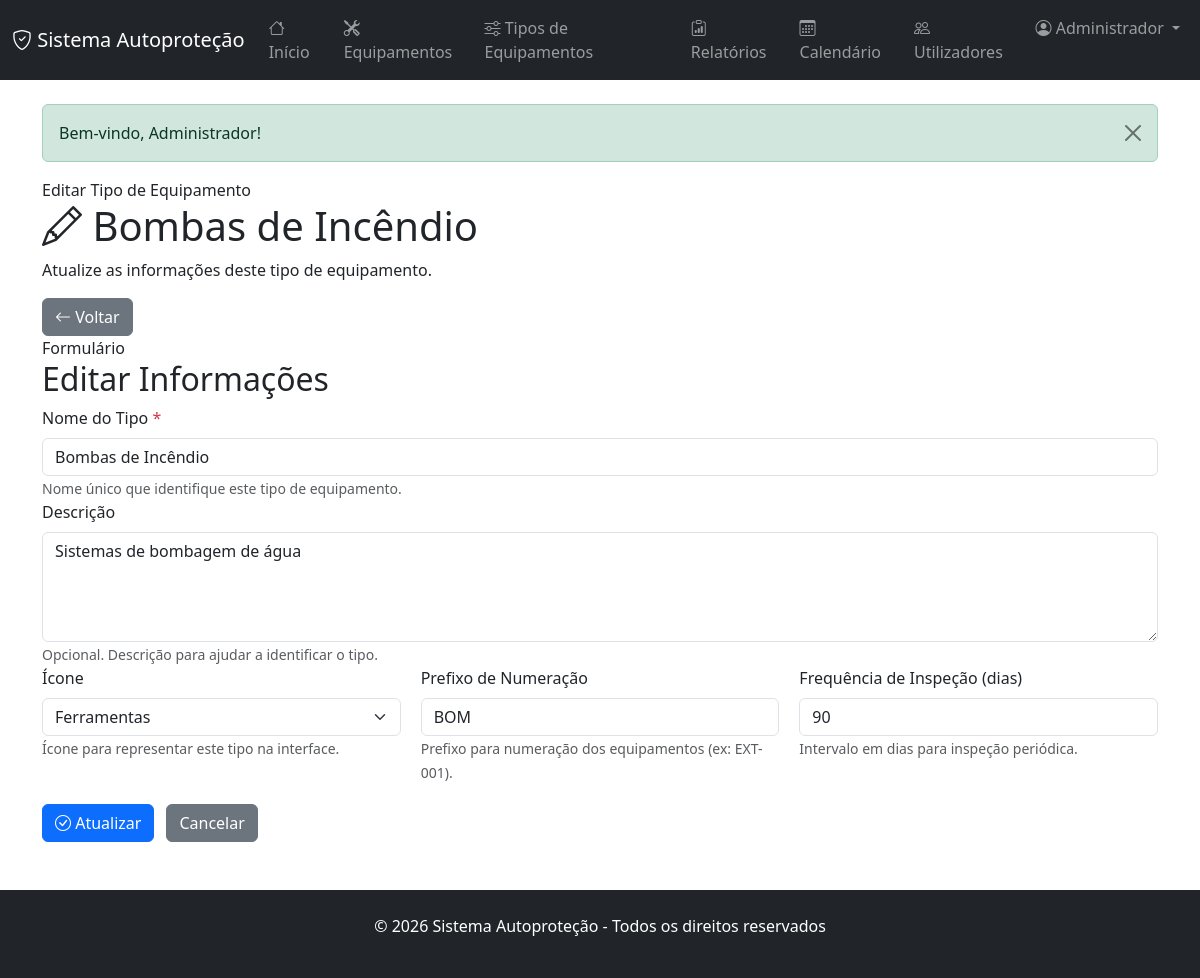
/index.php?controler=tipo_equipamento&acao=editar&id=7 (signed in), run on the app's committed database.
### tables this page shows
CREATE TABLE IF NOT EXISTS tipos_equipamentos (
    id INT AUTO_INCREMENT PRIMARY KEY,
    nome VARCHAR(100) NOT NULL,
    descricao TEXT,
    icone VARCHAR(50),
    prefixo_numeracao VARCHAR(20) COMMENT 'Prefixo para numeração dos equipamentos, ex: EXT, HID, LUM',
    proximo_numero INT DEFAULT 1 COMMENT 'Próximo número sequencial do tipo de equipamento',
    frequencia_inspecao INT COMMENT 'Frequência em dias',
    ativo BOOLEAN DEFAULT TRUE,
    data_criacao TIMESTAMP DEFAULT CURRENT_TIMESTAMP,
    UNIQUE KEY uk_tipo_nome (nome),
    INDEX idx_ativo (ativo)
);

### app/core/View.php (called while the page is built, shortened)
<?php
class View {
    public static function render($view, array $data = []) {
        $viewPath = APP_PATH . DIRECTORY_SEPARATOR . 'views' . DIRECTORY_SEPARATOR . str_replace('/', DIRECTORY_SEPARATOR, $view) . '.php';
        extract($data, EXTR_SKIP);
        require $viewPath;
        require APP_PATH . DIRECTORY_SEPARATOR . 'views' . DIRECTORY_SEPARATOR . 'layouts' . DIRECTORY_SEPARATOR . 'main.php';
    }
}

### app/core/Controller.php (called while the page is built, shortened)
<?php
abstract class Controller {
    protected function render($view, array $data = []) {
        View::render($view, $data);
    }
}

### app/controllers/TipoEquipamentoController.php (called while the page is built, shortened)
<?php
class TipoEquipamentoController extends Controller {
    private $tipoEquipamento;
    public function __construct() {
        $this->tipoEquipamento = new TipoEquipamento();
    }
    public function editar($id) {
        $tipo = $this->tipoEquipamento->getById($id);
        $this->render('tipos_equipamentos/editar', compact('tipo'));
    }
}

### app/core/Application.php (called while the page is built, shortened)
<?php
class Application {
    public function run() {
        $router = new Router();
        $route = $router->resolve($_GET);
        $this->dispatch($route);
    }
    private function registerAutoloader() {
        spl_autoload_register(function ($class) {
            $directories = [
                APP_PATH . DIRECTORY_SEPARATOR . 'core',
                APP_PATH . DIRECTORY_SEPARATOR . 'models',
                APP_PATH . DIRECTORY_SEPARATOR . 'controllers',
            ];
            foreach ($directories as $directory) {
                $file = $directory . DIRECTORY_SEPARATOR . $class . '.php';
                if (file_exists($file)) {
                    return;
                }
            }
        });
    }
    private function dispatch($route) {
        try {
            $controller = new $route['controller']();
            call_user_func_array([$controller, $route['action']], $route['params']);
        } catch (Throwable $exception) {
            $this->handleException($exception);
        }
    }
}

### public/index.php (called while the page is built)
<?php
require_once dirname(__DIR__) . DIRECTORY_SEPARATOR . 'app' . DIRECTORY_SEPARATOR . 'core' . DIRECTORY_SEPARATOR . 'Application.php';
$application = new Application();
$application->run();

### app/models/TipoEquipamento.php (called while the page is built, shortened)
<?php
class TipoEquipamento {
    private $db;
    private $table = 'tipos_equipamentos';
    public function __construct() {
        $this->db = new Database();
    }
    public function getById($id) {
        $id = (int)$id;
        $query = "SELECT * FROM {$this->table} WHERE id = {$id}";
        $resultado = $this->db->query($query);
        if ($resultado && $resultado->num_rows > 0) {
            return $resultado->fetch_assoc();
        }
        return null;
    }
}

### app/models/Database.php (called while the page is built, shortened)
<?php
class Database {
    private $conexao;
    private $host;
    private $port;
    private $user;
    private $password;
    private $dbname;
    public function __construct() {
        $config = require CONFIG_PATH . DIRECTORY_SEPARATOR . 'database.php';
        $this->host = $config['host'];
        $this->port = $config['port'] ?? 3306;
        $this->user = $config['user'];
        $this->password = $config['password'];
        $this->dbname = $config['dbname'];
    }
    private function conectar() {
        try {
            $connection = new mysqli(
                $this->host,
                $this->user,
                $this->password,
                $this->dbname,
                (int)$this->port
            );
            $connection->set_charset("utf8mb4");
            $this->conexao = $connection;
        } catch (Exception $e) {
            die('Erro de conexão com a base de dados: ' . $e->getMessage());
        }
    }
    public function query($query) {
        return $this->conexao->query($query);
    }
}

### app/views/tipos_equipamentos/editar.php (the view, shortened to what this page needs)
<?php
$tipo = $tipo ?? [];
$icones = [
    'bi-tools' => 'Ferramentas',
    'bi-shield-check' => 'Escudo',
    'bi-lightning-charge' => 'Eletricidade',
    'bi-droplet' => 'Água/Hidráulica',
    'bi-fire' => 'Fogo',
    'bi-door-closed' => 'Portas',
    'bi-sliders' => 'Controles',
    'bi-gear' => 'Engrenagens',
    'bi-box-seam' => 'Caixa',
    'bi-lamp' => 'Iluminação',
    'bi-badge-ad' => 'Sinalização',
    'bi-alarm' => 'Alarme'
];
?>
<section class="page-shell page-shell--narrow tipo-equipamento-editar-page">
    <header class="page-hero compact">
        <div>
            <span class="page-hero__eyebrow">Editar Tipo de Equipamento</span>
            <h1><i class="bi bi-pencil"></i> <?php echo htmlspecialchars($tipo['nome'] ?? '', ENT_QUOTES, 'UTF-8'); ?></h1>
            <p>Atualize as informações deste tipo de equipamento.</p>
        </div>
        <div class="page-hero__actions">
            <a href="index.php?controler=tipo_equipamento&acao=ver&id=<?php echo (int)$tipo['id']; ?>" class="btn btn-secondary">
                <i class="bi bi-arrow-left"></i>
                Voltar
            </a>
        </div>
    </header>
    <section class="panel-surface">
        <div class="panel-surface__header">
            <span class="panel-surface__eyebrow">Formulário</span>
            <h2>Editar Informações</h2>
        </div>
        <form method="POST" action="index.php?controler=tipo_equipamento&acao=atualizar&id=<?php echo (int)$tipo['id']; ?>" class="modern-form">
            <div class="form-group">
                <label for="nome" class="form-label">Nome do Tipo <span class="required">*</span></label>
                <input type="text" id="nome" name="nome" class="form-control"
                    value="<?php echo htmlspecialchars($tipo['nome'] ?? '', ENT_QUOTES, 'UTF-8'); ?>"
                    placeholder="Ex.: Extintores, Sprinklers, Portas corta-fogo" required>
                <small class="form-text">Nome único que identifique este tipo de equipamento.</small>
            </div>
            <div class="form-group">
                <label for="descricao" class="form-label">Descrição</label>
                <textarea id="descricao" name="descricao" class="form-control" rows="4"
                    placeholder="Descrição detalhada do tipo de equipamento..."><?php echo htmlspecialchars($tipo['descricao'] ?? '', ENT_QUOTES, 'UTF-8'); ?></textarea>
                <small class="form-text">Opcional. Descrição para ajudar a identificar o tipo.</small>
            </div>
            <div class="form-row">
                <div class="form-group" style="flex: 1;">
                    <label for="icone" class="form-label">Ícone</label>
                    <select id="icone" name="icone" class="form-select">
                        <?php foreach ($icones as $valor => $label): ?>
                            <option value="<?php echo htmlspecialchars($valor, ENT_QUOTES, 'UTF-8'); ?>"
                                <?php echo ($tipo['icone'] ?? 'bi-tools') === $valor ? 'selected' : ''; ?>>
                                <?php echo htmlspecialchars($label, ENT_QUOTES, 'UTF-8'); ?>
                            </option>
                        <?php endforeach; ?>
                    </select>
                    <small class="form-text">Ícone para representar este tipo na interface.</small>
                </div>
                <div class="form-group" style="flex: 1;">
                    <label for="prefixo_numeracao" class="form-label">Prefixo de Numeração</label>
                    <input type="text" id="prefixo_numeracao" name="prefixo_numeracao" class="form-control"
                        value="<?php echo htmlspecialchars($tipo['prefixo_numeracao'] ?? '', ENT_QUOTES, 'UTF-8'); ?>"
                        placeholder="Ex.: EXT, SPRK, POR" maxlength="20">
                    <small class="form-text">Prefixo para numeração dos equipamentos (ex: EXT-001).</small>
                </div>
                <div class="form-group" style="flex: 1;">
                    <label for="frequencia_inspecao" class="form-label">Frequência de Inspeção (dias)</label>
                    <input type="number" id="frequencia_inspecao" name="frequencia_inspecao" class="form-control"
                        value="<?php echo (int)($tipo['frequencia_inspecao'] ?? 0) > 0 ? (int)$tipo['frequencia_inspecao'] : ''; ?>"
                        placeholder="Ex.: 365" min="1">
                    <small class="form-text">Intervalo em dias para inspeção periódica.</small>
                </div>
            </div>
            <div style="display: flex; gap: 12px; margin-top: 20px;">
                <button type="submit" class="btn btn-primary">
                    <i class="bi bi-check-circle"></i>
                    Atualizar
                </button>
                <a href="index.php?controler=tipo_equipamento&acao=ver&id=<?php echo (int)$tipo['id']; ?>" class="btn btn-secondary">
                    Cancelar
                </a>
            </div>
        </form>
    </section>
</section>

### app/views/tipos_equipamentos/editar.php (style rules this page uses)
.required { color: #dc3545; }
.form-row { display: grid; grid-template-columns: repeat(auto-fit, minmax(150px, 1fr)); gap: 20px; }

### data on the page
tipos_equipamentos: nome "Bombas de Incêndio", descricao "Sistemas de bombagem de água", icone "Ferramentas", prefixo_numeracao "BOM", frequencia_inspecao "90"

### other printed values
APP_NAME "Sistema Autoproteção"
$_SESSION['utilizador_nome'] "Administrador"
$_SESSION['mensagem'] "Bem-vindo, Administrador!"
